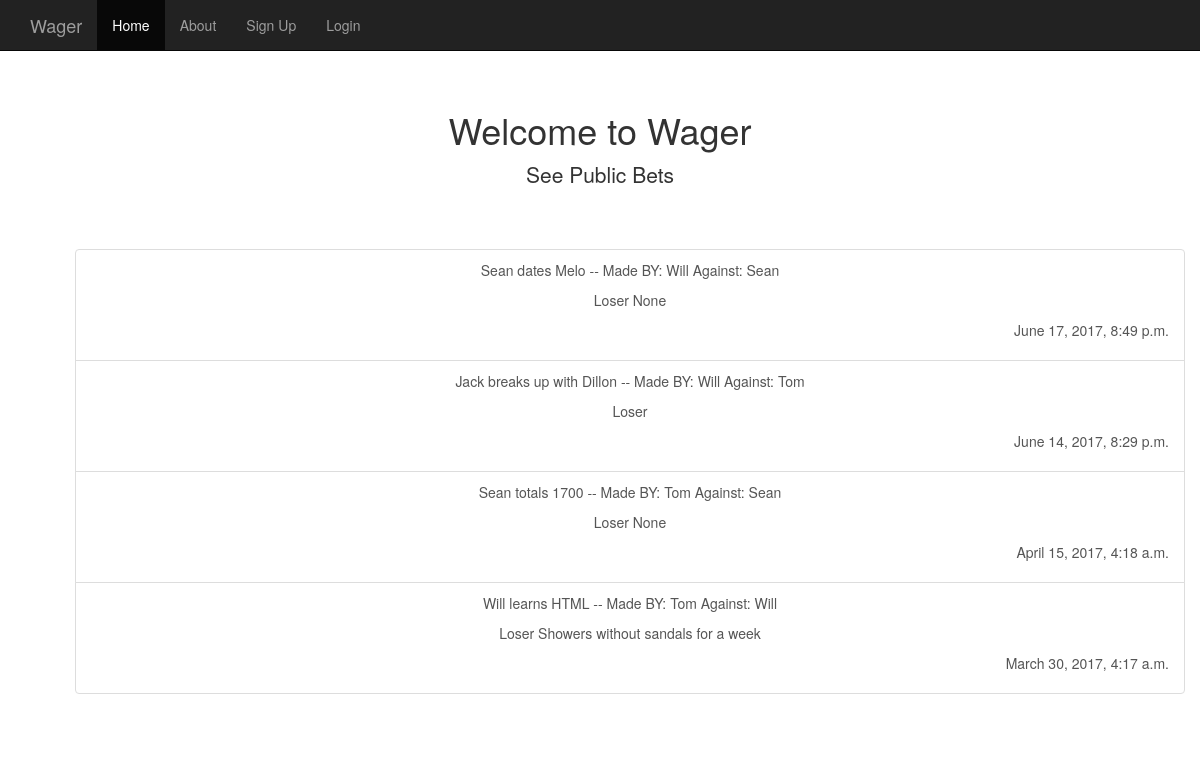
The page / on the database its author committed.
### Wager/models.py (models this page shows, shortened)
class Bet(models.Model):
	user1 = models.ForeignKey(User, on_delete=models.CASCADE, related_name="user1")
	user2 = models.ForeignKey(User, on_delete=models.CASCADE, related_name="user2")
	Terms = models.CharField(max_length=200)
	Stakes = models.CharField(max_length=300)
	Due_date = models.DateTimeField(default=timezone.now()+datetime.timedelta(days=1))
	Winner = models.IntegerField(default=0)
	Status = models.IntegerField()
	Public = models.BooleanField()
	Date_created = models.DateTimeField()

class User(models.Model):
	User_Name = models.CharField(max_length=50)
	Password = models.CharField(max_length=50)
	Date_joined = models.DateTimeField()
	Wins = models.IntegerField(default=0)
	Losses = models.IntegerField(default=0)
	WinPercent = models.IntegerField(default=0)
	LossPercent = models.IntegerField(default=0)

### Wager/views.py (the view)
# urls.py: url(r'^$', views.HomePage, name='HomePage'),
def HomePage(request):
	if ('user' in request.session) and (User.objects.filter(pk=request.session['user']).first() != None):
		u = request.session['user']
		friends = [x.user2_id for x in Relationship.objects.filter(user1_id=u)] + [x.user1_id for x in Relationship.objects.filter(user2_id=u)]
		latest_friends_bets = Bet.objects.filter(Q(user1__pk__in=friends) | Q(user2__pk__in=friends)).order_by('-Date_created')[:5]
		context = {'latest_bet_list': latest_friends_bets}
		return render(request, 'User_Profiles/LoggedIn_HomePage.html', context)
	else:
		latest_bet_list = Bet.objects.filter(Public=True).order_by('-Date_created')[:5]
		context = {'latest_bet_list': latest_bet_list}
		return render(request, 'User_Profiles/Not_LoggedIn_HomePage.html', context)

### Wager/templates/User_Profiles/Not_LoggedIn_HomePage.html
{% extends 'User_Profiles/HomePage_Base.html' %}
{% block login %}
<li><a href="$$$">About</a></li>
<li><a href="/SignUp/">Sign Up</a></li>
<li><a href="/LogIn/">Login</a></li>
{% endblock %}
{% block content %}
	<h1>Welcome to Wager</h1>
    <p class="lead">See Public Bets</p>
	<div class="container">
	<div class="starter-template">
	  <div class="list-group">
	  	{% if latest_bet_list %}
		    {% for bet in latest_bet_list %}
		        <a href="#", class="list-group-item">
		          <p>{{ bet.Terms }} -- Made BY: {{ bet.user1.User_Name }} Against: {{  bet.user2.User_Name }}</p>
		          <p>Loser {{ bet.Stakes }}</p>
		          <p align="right">{{ bet.Due_date }}</p>
		        </a>
		    {% endfor %}
	    {% endif %}
	  </div>
	</div>
</div>
{% endblock %}

### Wager/static/User_Profiles/starter-template.css (style rules this page uses)
body { padding-top: 50px; }
.starter-template { padding: 40px 15px; text-align: center; }

### rows shown on the page
Bet: Terms "Sean dates Melo", user1.User_Name "Will", user2.User_Name "Sean", Stakes "None", Due_date "June 17, 2017, 8:49 p.m."
Bet: Terms "Jack breaks up with Dillon", user1.User_Name "Will", user2.User_Name "Tom", Due_date "June 14, 2017, 8:29 p.m."
Bet: Terms "Sean totals 1700", user1.User_Name "Tom", user2.User_Name "Sean", Stakes "None", Due_date "April 15, 2017, 4:18 a.m."
Bet: Terms "Will learns HTML", user1.User_Name "Tom", user2.User_Name "Will", Stakes "Showers without sandals for a week", Due_date "March 30, 2017, 4:17 a.m."
